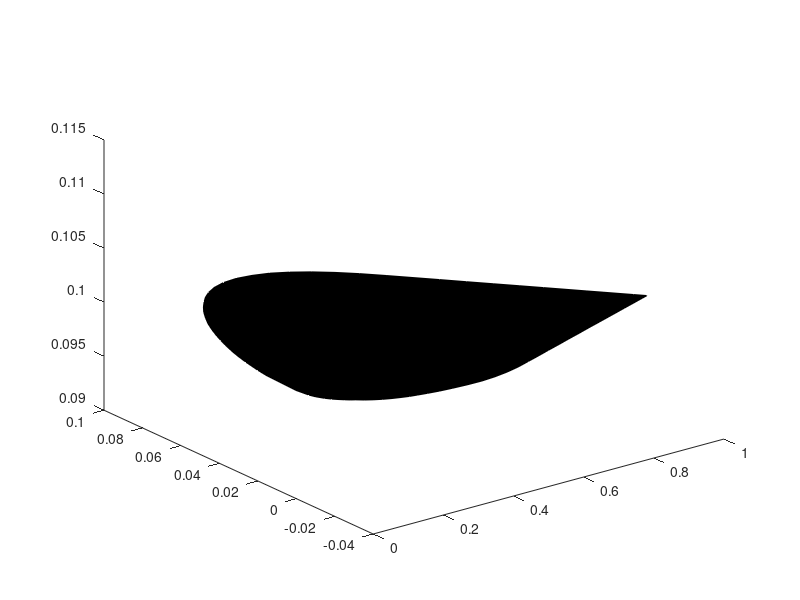

This chart was generated by the following MATLAB code:
function drawVR7( varargin )
%DRAWNACA Draw a VR7 airfoil in the currently active figure.
%	drawVR7( a, b ) - chord line from point a to point b
%	drawVR7( angle ) - GLE at 0 with specified angle of attack,
%		assumes a normalized image


if nargin == 2
	a = varargin{1};
	b = varargin{2};

elseif nargin == 1
	H = -varargin{1};
	a = [0,0];
    b = [cosd(H),sind(H)];
    
    clear H

else
	a = [0,0];	b = [1,0];
		
end

% Coordinates
x = .01*[ 0	0.5	1	2	3	4	5	6	7	8.5	10.2	12	14	16	18	20	22.5	25.5	29	33	37	41	45	49	53	57	61	65	69	73	77	81	84.5	88	91	93.5	95.5	98	100	98	95.5	93.5	91	88	84.5	81	77	73	69	65	61	57	53	49	45	41	37	33	29	25.5	22.5	20	18	16	14	12	10.2	8.5	7	6	5	4	3	2	1	0.5	0 ];
y = .01*[ 0	-0.575	-0.81	-1.09	-1.29	-1.445	-1.585	-1.71	-1.805	-1.985	-2.145	-2.285	-2.41	-2.51	-2.6	-2.66	-2.73	-2.8	-2.85	-2.89	-2.9	-2.85	-2.75	-2.6	-2.4	-2.2	-1.99	-1.79	-1.58	-1.38	-1.17	-0.97	-0.791	-0.613	-0.459	-0.332	-0.23	-0.102	0	0.331	0.745	1.078	1.49	1.99	2.57	3.15	3.81	4.47	5.14	5.8	6.46	7.1	7.67	8.16	8.56	8.87	9.05	9.14	9.09	8.92	8.67	8.38	8.08	7.75	7.37	6.91	6.45	5.93	5.41	5.025	4.605	4.15	3.615	2.98	2.18	1.65	0 ];

% Coordinate transformation
s = sqrt( (b(1)-a(1))^2 + (b(2)-a(2))^2 );
q = atan2( b(2)-a(2), b(1)-a(1) );
[x y] = scale( x, y, s );
[x y] = rotate( x, y, q );
[x y] = translate( x, y, a );

% Guarantee the airfoil is on top of all other data
z = 0.1*ones(size(x));

% Draw the airfoil
hold on;
fill3( x, y, z, 'k' );
hold off;


% Subfunctions
function [x2 y2] = scale( x1, y1, s )
	x2 = s*x1;
	y2 = s*y1;

function [x2 y2] = rotate( x1, y1, q )
	x2 = cos(q)*x1 - sin(q)*y1;
	y2 = sin(q)*x1 + cos(q)*y1;
	
function [x2 y2] = translate( x1, y1, a )
	x2 = a(1) + x1;
	y2 = a(2) + y1;